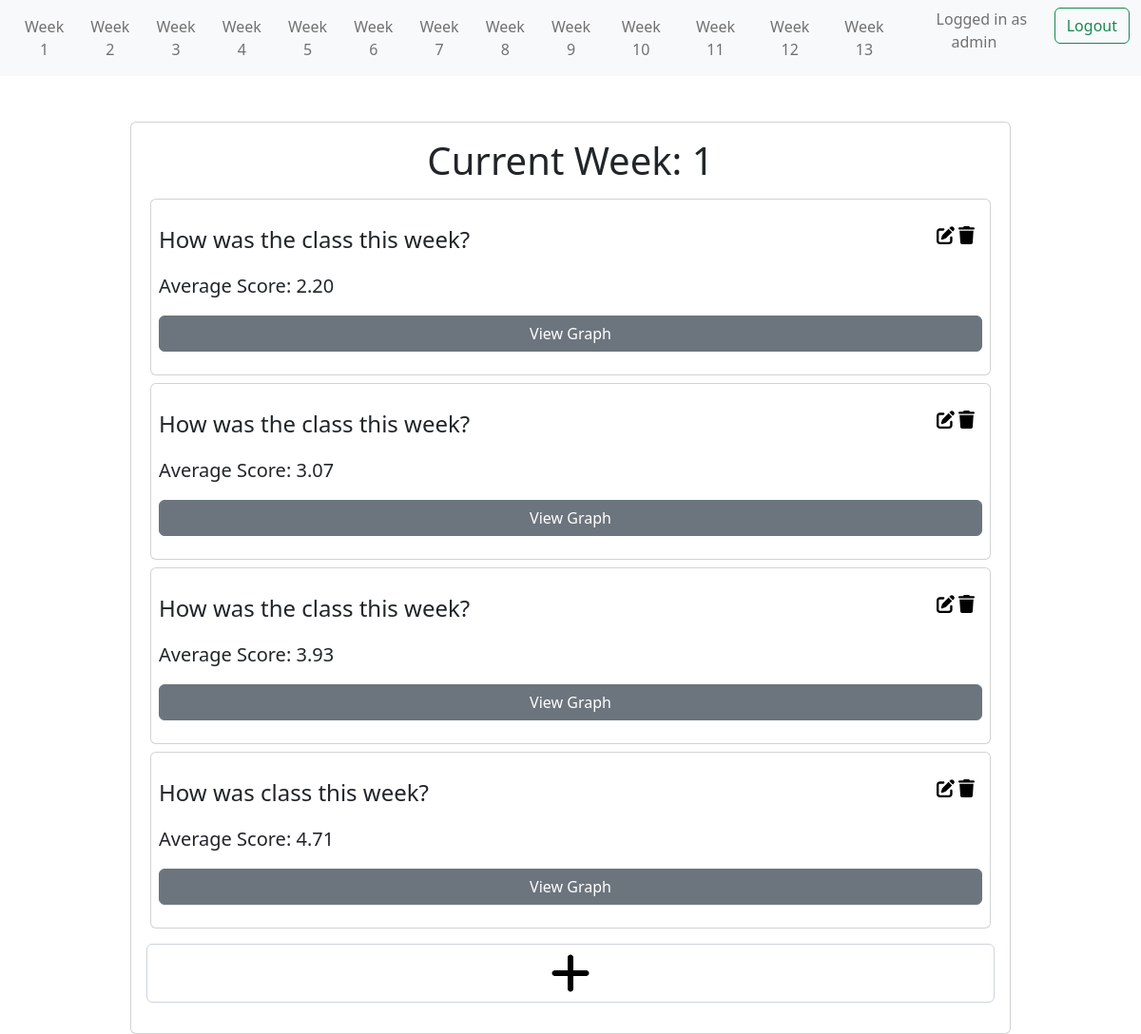
Before: /survey/week/1 (signed in) with the older database file.
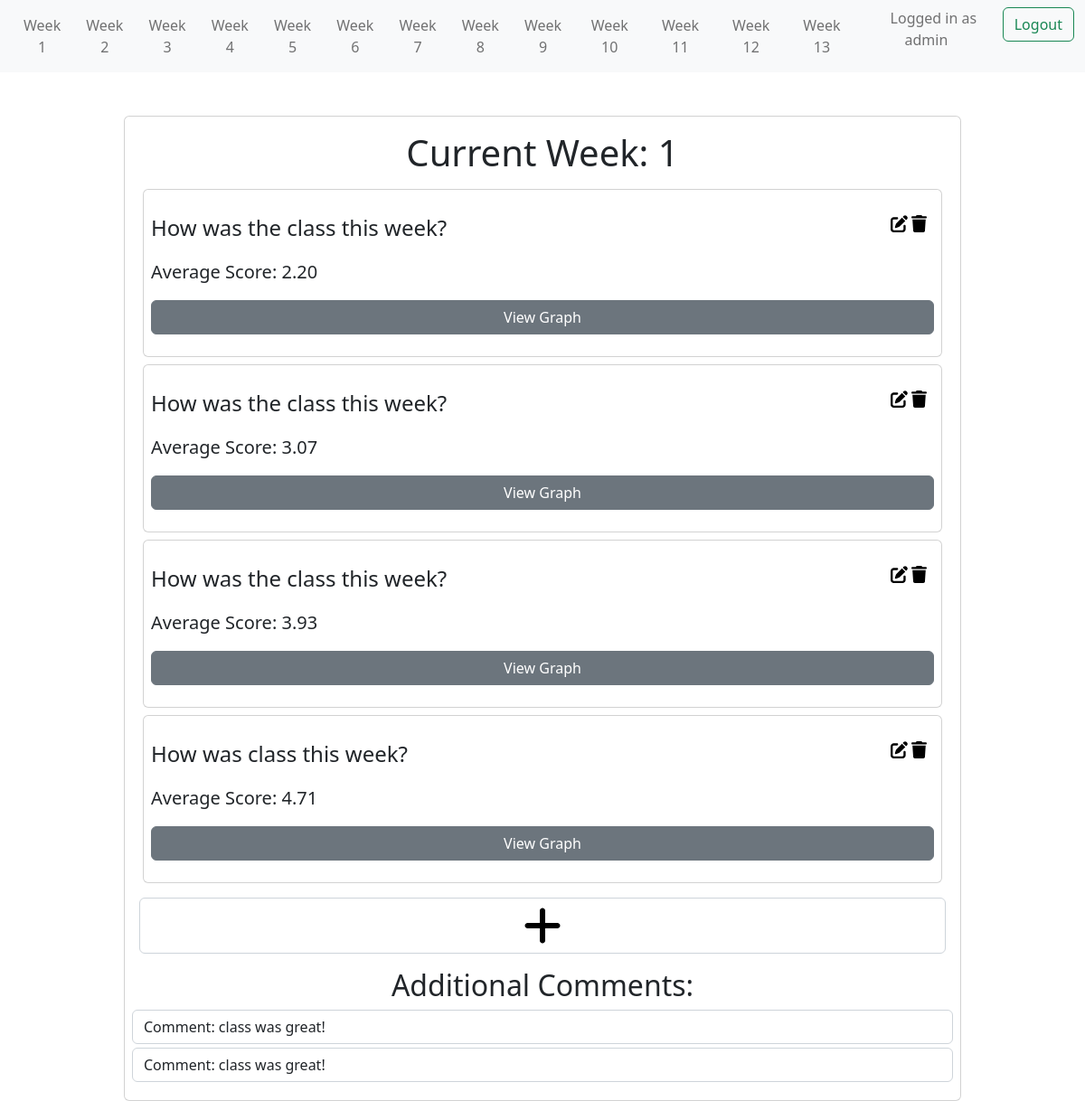
After: the same page with the newer database file.
### survey/models.py (models this page shows, shortened)
class SurveyQuestion(models.Model):
    question = models.CharField(max_length=300)
    week = models.ForeignKey('Week',db_column='week_number', on_delete=models.CASCADE, default=1)
    total_responses = models.IntegerField(default=0)
    total_score = models.IntegerField(default=0)
    average_score = models.FloatField(default=0)
    option_1_count = models.IntegerField(default=0)
    option_2_count = models.IntegerField(default=0)
    option_3_count = models.IntegerField(default=0)
    option_4_count = models.IntegerField(default=0)
    option_5_count = models.IntegerField(default=0)

class Comment(models.Model):
    week = models.ForeignKey('Week',db_column='week_number', on_delete=models.CASCADE, default=1)
    comment = models.TextField(max_length=500)
    def __str__(self):
        return f"Comment: {self.comment}"

### survey/views.py (the view)
# urls.py: path('week/<int:week>', views.week_questions, name='week_questions'),
def week_questions(request, week):
    questions = SurveyQuestion.objects.filter(week=week).all()
    questionCount = SurveyQuestion.objects.count()
    comments = Comment.objects.filter(week=week).all()
    SurveyFormSet = formset_factory(SurveyForm, extra=questionCount)
    formset =  SurveyFormSet()
    questionForm = zip(questions,formset)
    commentForm = CommentForm()
    if request.method == "POST":
        form = SurveyForm(request.POST)
        comment = CommentForm(request.POST)
        if form.is_valid() and comment.is_valid():
            commentText = comment.cleaned_data['comment']
            Comment.objects.create(comment=commentText,week=Week.objects.get(week_number=week))
            for i in range(questionCount):
                var = 'form-' + str(i) + '-score'
                score = request.POST.get(var , 0)
                if score == 0:
                    continue
                else:
                    question = questions[i]
                    if score == 'option1':
                        question.option_1_count += 1
                        score = 1
                    elif score == 'option2':
                        question.option_2_count += 1
                        score = 2
                    elif score == 'option3':
                        question.option_3_count += 1
                        score = 3
                    elif score == 'option4':
                        question.option_4_count += 1
                        score = 4
                    else:
                        question.option_5_count += 1
                        score = 5
                    question.total_responses += 1
                    question.total_score += score
                    question.average_score = (question.total_score / question.total_responses)
                    question.save()
            return redirect(reverse('survey:thank_you'))
        else:
            print(form.errors)
            return render(request,'survey/week_questions.html', context={'questions' : questions, 'week' : week, 'questionForm' : questionForm})
    else:
        if questions:
            return render(request,'survey/week_questions.html', context={'questions' : questions, 'week' : week, 'questionForm' : questionForm
                                                                        ,'comment' : commentForm, 'comments':comments})
        else:
            return render(request,'survey/week_questions.html', context={'questions' : questions, 'week' : week,
                                                        'error':'No questions for this week!','comment' : commentForm,'comments':comments})

### survey/templates/survey/week_questions.html (shortened to what this page needs)
{% extends 'survey/base.html' %}
{% load crispy_forms_tags %}
{% load static %}
{% block content %}
<div class="container mt-5">
  <div class="row d-flex justify-content-center">
    <div class="col-md-10">
      <div class="card px-2 py-3" id="form1">
        <div class="text-center">
          <h1>Current Week: {{ week }}</h1>
        </div>
        {% if user.is_authenticated %}
        {% for question in questions %}
        <div class="container mt-2">
          <div class="row d-flex justify-content-center">
            <div class="col-md-18">
              <div class="card px-2 py-4">
                <div id="question">
                  <div class="fs-4" style="display: inline;">
                    {{ question.question }}
                  </div>
                  <div style="display: inline; float: right; width: 3em;" id="icons" class="">
                    <a href="{% url 'survey:update_question' question.id %}"
                      ><img
                        src="{% static 'survey/pen-to-square-solid.svg' %}"
                        id="editImage"
                    /></a>
                    <a href="{% url 'survey:delete_question' question.id %}"
                      ><img src="{% static 'survey/trash-solid.svg' %}" id="deleteImage"
                    /></a>
                  </div>
                </div>
                <div class="fs-5 justify-content-center py-3" style="display: inline;">Average Score: {{ question.average_score|floatformat:2 }}</div>
                <a href="{% url 'survey:resultspage' question.id %}" style="display: inline;" type="button" class="btn btn-secondary ">View Graph</a>
              </div>
            </div>
          </div>
        </div>
        {% endfor %}
        <a href="{% url 'survey:create_question' week=week %}" class="py-3 px-2">
          <div class="form-control input-normal">
              <img src="{% static 'survey/plus-solid.svg' %}" id="submitImage"/>
          </div>
        </a>
        {% if comments %}
        <div class="text-center">
          <h2>Additional Comments:</h2>
        </div>
        {% for comment in comments %}
          <div class="form-control mb-1">{{ comment }}</div>
        {% endfor %}
        {% endif %}
        {% endif %}
      </div>
    </div>
  </div>
</div>
{% endblock %}

Changed rows visible on the page:
added Comment: comment "Comment: class was great!"
added Comment: comment "Comment: class was great!"
Other visible differences:
text now shown: "Additional Comments:"
